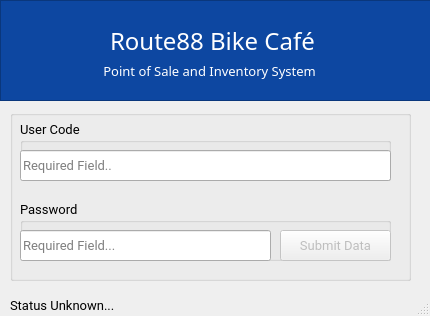
<?xml version="1.0" encoding="UTF-8"?>
<ui version="4.0">
 <class>Route88_Login_Window</class>
 <widget class="QDialog" name="Route88_Login_Window">
  <property name="windowModality">
   <enum>Qt::ApplicationModal</enum>
  </property>
  <property name="geometry">
   <rect>
    <x>0</x>
    <y>0</y>
    <width>430</width>
    <height>316</height>
   </rect>
  </property>
  <property name="sizePolicy">
   <sizepolicy hsizetype="Fixed" vsizetype="Fixed">
    <horstretch>0</horstretch>
    <verstretch>0</verstretch>
   </sizepolicy>
  </property>
  <property name="minimumSize">
   <size>
    <width>430</width>
    <height>316</height>
   </size>
  </property>
  <property name="maximumSize">
   <size>
    <width>430</width>
    <height>316</height>
   </size>
  </property>
  <property name="font">
   <font>
    <family>Roboto</family>
    <weight>50</weight>
    <bold>false</bold>
   </font>
  </property>
  <property name="cursor">
   <cursorShape>ArrowCursor</cursorShape>
  </property>
  <property name="tabletTracking">
   <bool>false</bool>
  </property>
  <property name="contextMenuPolicy">
   <enum>Qt::NoContextMenu</enum>
  </property>
  <property name="windowTitle">
   <string notr="true">Route88 System | Login Access</string>
  </property>
  <property name="toolTip">
   <string notr="true"/>
  </property>
  <property name="whatsThis">
   <string notr="true"/>
  </property>
  <property name="styleSheet">
   <string notr="true"/>
  </property>
  <property name="sizeGripEnabled">
   <bool>true</bool>
  </property>
  <property name="modal">
   <bool>true</bool>
  </property>
  <widget class="QGroupBox" name="GroupContainer_StaffAccount">
   <property name="geometry">
    <rect>
     <x>10</x>
     <y>110</y>
     <width>401</width>
     <height>171</height>
    </rect>
   </property>
   <property name="title">
    <string/>
   </property>
   <widget class="QGroupBox" name="GroupContainer_PassCred">
    <property name="geometry">
     <rect>
      <x>10</x>
      <y>90</y>
      <width>371</width>
      <height>61</height>
     </rect>
    </property>
    <property name="sizePolicy">
     <sizepolicy hsizetype="Preferred" vsizetype="Preferred">
      <horstretch>0</horstretch>
      <verstretch>0</verstretch>
     </sizepolicy>
    </property>
    <property name="font">
     <font>
      <family>Roboto Mono</family>
      <pointsize>10</pointsize>
     </font>
    </property>
    <property name="title">
     <string>Password</string>
    </property>
    <property name="flat">
     <bool>false</bool>
    </property>
    <widget class="QLineEdit" name="UserAcc_Password">
     <property name="geometry">
      <rect>
       <x>0</x>
       <y>30</y>
       <width>251</width>
       <height>31</height>
      </rect>
     </property>
     <property name="font">
      <font>
       <pointsize>10</pointsize>
      </font>
     </property>
     <property name="inputMask">
      <string notr="true" comment="*"/>
     </property>
     <property name="maxLength">
      <number>50</number>
     </property>
     <property name="echoMode">
      <enum>QLineEdit::Password</enum>
     </property>
     <property name="placeholderText">
      <string>Required Field...</string>
     </property>
     <property name="clearButtonEnabled">
      <bool>true</bool>
     </property>
    </widget>
    <widget class="QPushButton" name="UserAcc_SubmitData">
     <property name="enabled">
      <bool>false</bool>
     </property>
     <property name="geometry">
      <rect>
       <x>260</x>
       <y>30</y>
       <width>111</width>
       <height>31</height>
      </rect>
     </property>
     <property name="font">
      <font>
       <pointsize>10</pointsize>
      </font>
     </property>
     <property name="text">
      <string>Submit Data</string>
     </property>
     <property name="default">
      <bool>true</bool>
     </property>
    </widget>
   </widget>
   <widget class="QGroupBox" name="GroupContainer_PassCred_2">
    <property name="geometry">
     <rect>
      <x>10</x>
      <y>10</y>
      <width>371</width>
      <height>61</height>
     </rect>
    </property>
    <property name="sizePolicy">
     <sizepolicy hsizetype="Preferred" vsizetype="Preferred">
      <horstretch>0</horstretch>
      <verstretch>0</verstretch>
     </sizepolicy>
    </property>
    <property name="font">
     <font>
      <family>Roboto Mono</family>
      <pointsize>10</pointsize>
     </font>
    </property>
    <property name="title">
     <string>User Code</string>
    </property>
    <property name="flat">
     <bool>false</bool>
    </property>
    <widget class="QLineEdit" name="UserAcc_UserCode">
     <property name="geometry">
      <rect>
       <x>0</x>
       <y>30</y>
       <width>371</width>
       <height>31</height>
      </rect>
     </property>
     <property name="font">
      <font>
       <pointsize>10</pointsize>
      </font>
     </property>
     <property name="inputMask">
      <string notr="true" comment="*"/>
     </property>
     <property name="maxLength">
      <number>50</number>
     </property>
     <property name="echoMode">
      <enum>QLineEdit::Normal</enum>
     </property>
     <property name="placeholderText">
      <string>Required Field..</string>
     </property>
     <property name="clearButtonEnabled">
      <bool>true</bool>
     </property>
    </widget>
   </widget>
  </widget>
  <widget class="QFrame" name="frame">
   <property name="geometry">
    <rect>
     <x>0</x>
     <y>0</y>
     <width>431</width>
     <height>101</height>
    </rect>
   </property>
   <property name="sizePolicy">
    <sizepolicy hsizetype="Fixed" vsizetype="Fixed">
     <horstretch>0</horstretch>
     <verstretch>0</verstretch>
    </sizepolicy>
   </property>
   <property name="minimumSize">
    <size>
     <width>401</width>
     <height>101</height>
    </size>
   </property>
   <property name="palette">
    <palette>
     <active>
      <colorrole role="Button">
       <brush brushstyle="SolidPattern">
        <color alpha="255">
         <red>13</red>
         <green>71</green>
         <blue>161</blue>
        </color>
       </brush>
      </colorrole>
      <colorrole role="Base">
       <brush brushstyle="SolidPattern">
        <color alpha="255">
         <red>13</red>
         <green>71</green>
         <blue>161</blue>
        </color>
       </brush>
      </colorrole>
      <colorrole role="Window">
       <brush brushstyle="SolidPattern">
        <color alpha="255">
         <red>13</red>
         <green>71</green>
         <blue>161</blue>
        </color>
       </brush>
      </colorrole>
      <colorrole role="NoRole">
       <brush brushstyle="SolidPattern">
        <color alpha="255">
         <red>85</red>
         <green>255</green>
         <blue>255</blue>
        </color>
       </brush>
      </colorrole>
     </active>
     <inactive>
      <colorrole role="Button">
       <brush brushstyle="SolidPattern">
        <color alpha="255">
         <red>13</red>
         <green>71</green>
         <blue>161</blue>
        </color>
       </brush>
      </colorrole>
      <colorrole role="Base">
       <brush brushstyle="SolidPattern">
        <color alpha="255">
         <red>13</red>
         <green>71</green>
         <blue>161</blue>
        </color>
       </brush>
      </colorrole>
      <colorrole role="Window">
       <brush brushstyle="SolidPattern">
        <color alpha="255">
         <red>13</red>
         <green>71</green>
         <blue>161</blue>
        </color>
       </brush>
      </colorrole>
      <colorrole role="NoRole">
       <brush brushstyle="SolidPattern">
        <color alpha="255">
         <red>85</red>
         <green>255</green>
         <blue>255</blue>
        </color>
       </brush>
      </colorrole>
     </inactive>
     <disabled>
      <colorrole role="Button">
       <brush brushstyle="SolidPattern">
        <color alpha="255">
         <red>13</red>
         <green>71</green>
         <blue>161</blue>
        </color>
       </brush>
      </colorrole>
      <colorrole role="Base">
       <brush brushstyle="SolidPattern">
        <color alpha="255">
         <red>13</red>
         <green>71</green>
         <blue>161</blue>
        </color>
       </brush>
      </colorrole>
      <colorrole role="Window">
       <brush brushstyle="SolidPattern">
        <color alpha="255">
         <red>13</red>
         <green>71</green>
         <blue>161</blue>
        </color>
       </brush>
      </colorrole>
      <colorrole role="NoRole">
       <brush brushstyle="SolidPattern">
        <color alpha="255">
         <red>85</red>
         <green>255</green>
         <blue>255</blue>
        </color>
       </brush>
      </colorrole>
     </disabled>
    </palette>
   </property>
   <property name="autoFillBackground">
    <bool>false</bool>
   </property>
   <property name="styleSheet">
    <string notr="true">background-color:rgb(13, 71, 161)</string>
   </property>
   <property name="frameShape">
    <enum>QFrame::StyledPanel</enum>
   </property>
   <property name="frameShadow">
    <enum>QFrame::Sunken</enum>
   </property>
   <widget class="QLabel" name="label">
    <property name="geometry">
     <rect>
      <x>110</x>
      <y>30</y>
      <width>291</width>
      <height>21</height>
     </rect>
    </property>
    <property name="font">
     <font>
      <family>Roboto Mono</family>
      <pointsize>18</pointsize>
     </font>
    </property>
    <property name="styleSheet">
     <string notr="true">color: rgb(255, 255, 255)</string>
    </property>
    <property name="text">
     <string>Route88 Bike Café</string>
    </property>
   </widget>
   <widget class="QLabel" name="label_2">
    <property name="geometry">
     <rect>
      <x>100</x>
      <y>60</y>
      <width>291</width>
      <height>21</height>
     </rect>
    </property>
    <property name="font">
     <font>
      <family>Roboto Mono</family>
      <pointsize>10</pointsize>
     </font>
    </property>
    <property name="styleSheet">
     <string notr="true">color: rgb(255, 255, 255)</string>
    </property>
    <property name="text">
     <string> Point of Sale and Inventory System</string>
    </property>
   </widget>
   <widget class="QLabel" name="label_3">
    <property name="geometry">
     <rect>
      <x>10</x>
      <y>10</y>
      <width>81</width>
      <height>81</height>
     </rect>
    </property>
    <property name="text">
     <string/>
    </property>
    <property name="pixmap">
     <pixmap>../../Design Component Experimentations/PyQt5 Design Attempt/r_88.ico</pixmap>
    </property>
    <property name="scaledContents">
     <bool>true</bool>
    </property>
   </widget>
   <widget class="QWidget" name="horizontalLayoutWidget">
    <property name="geometry">
     <rect>
      <x>1</x>
      <y>1</y>
      <width>2</width>
      <height>2</height>
     </rect>
    </property>
    <layout class="QHBoxLayout" name="horizontalLayout">
     <property name="sizeConstraint">
      <enum>QLayout::SetFixedSize</enum>
     </property>
    </layout>
   </widget>
  </widget>
  <widget class="QLabel" name="StatusLabel">
   <property name="geometry">
    <rect>
     <x>10</x>
     <y>290</y>
     <width>421</width>
     <height>31</height>
    </rect>
   </property>
   <property name="font">
    <font>
     <family>Roboto Mono</family>
     <pointsize>10</pointsize>
    </font>
   </property>
   <property name="text">
    <string>Status Unknown...</string>
   </property>
  </widget>
 </widget>
 <tabstops>
  <tabstop>UserAcc_UserCode</tabstop>
  <tabstop>UserAcc_Password</tabstop>
  <tabstop>UserAcc_SubmitData</tabstop>
 </tabstops>
 <resources/>
 <connections/>
</ui>
